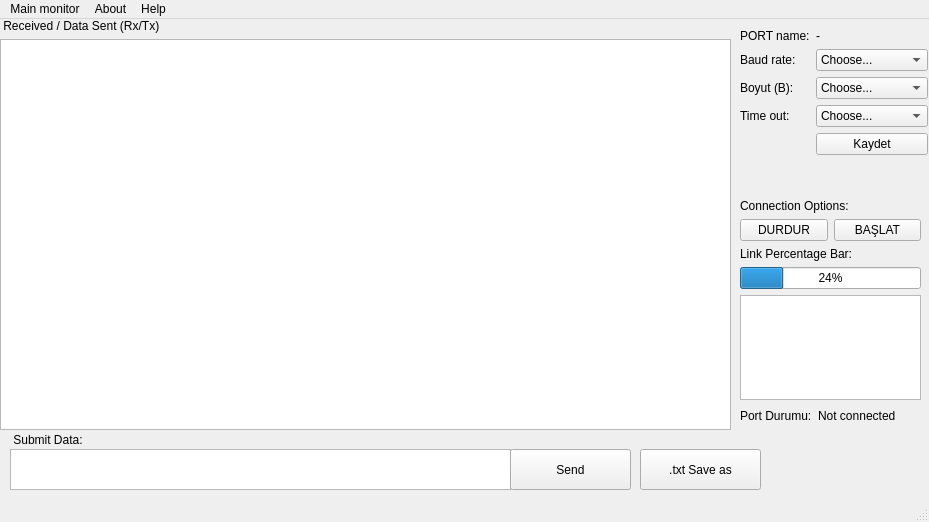
<?xml version="1.0" encoding="UTF-8"?>
<ui version="4.0">
 <class>qt</class>
 <widget class="QMainWindow" name="qt">
  <property name="geometry">
   <rect>
    <x>0</x>
    <y>0</y>
    <width>929</width>
    <height>522</height>
   </rect>
  </property>
  <property name="cursor">
   <cursorShape>ArrowCursor</cursorShape>
  </property>
  <property name="windowTitle">
   <string>PyQT ile Seri haberleşme</string>
  </property>
  <property name="windowIcon">
   <iconset>
    <normaloff>index.jpeg</normaloff>index.jpeg</iconset>
  </property>
  <property name="windowOpacity">
   <double>0.990000000000000</double>
  </property>
  <property name="statusTip">
   <string>Mehmet Cagri Aksoy 2018</string>
  </property>
  <property name="whatsThis">
   <string>Serial Communication Program</string>
  </property>
  <widget class="QWidget" name="centralwidget">
   <widget class="QLabel" name="label">
    <property name="geometry">
     <rect>
      <x>770</x>
      <y>410</y>
      <width>141</width>
      <height>91</height>
     </rect>
    </property>
    <property name="text">
     <string/>
    </property>
    <property name="pixmap">
     <pixmap>index.jpeg</pixmap>
    </property>
    <property name="scaledContents">
     <bool>true</bool>
    </property>
   </widget>
   <widget class="QWidget" name="formLayoutWidget">
    <property name="geometry">
     <rect>
      <x>740</x>
      <y>10</y>
      <width>188</width>
      <height>162</height>
     </rect>
    </property>
    <layout class="QFormLayout" name="formLayout">
     <item row="0" column="0">
      <widget class="QLabel" name="label_2">
       <property name="text">
        <string>PORT name:</string>
       </property>
      </widget>
     </item>
     <item row="1" column="0">
      <widget class="QLabel" name="label_6">
       <property name="text">
        <string>Baud rate:</string>
       </property>
      </widget>
     </item>
     <item row="1" column="1">
      <widget class="QComboBox" name="comboBox_1">
       <item>
        <property name="text">
         <string>Choose...</string>
        </property>
       </item>
       <item>
        <property name="text">
         <string>1200</string>
        </property>
       </item>
       <item>
        <property name="text">
         <string>2400</string>
        </property>
       </item>
       <item>
        <property name="text">
         <string>4800</string>
        </property>
       </item>
       <item>
        <property name="text">
         <string>9600</string>
        </property>
       </item>
       <item>
        <property name="text">
         <string>19200</string>
        </property>
       </item>
       <item>
        <property name="text">
         <string>38400</string>
        </property>
       </item>
       <item>
        <property name="text">
         <string>57600</string>
        </property>
       </item>
       <item>
        <property name="text">
         <string>115200</string>
        </property>
       </item>
      </widget>
     </item>
     <item row="2" column="0">
      <widget class="QLabel" name="label_7">
       <property name="text">
        <string>Boyut (B):</string>
       </property>
      </widget>
     </item>
     <item row="2" column="1">
      <widget class="QComboBox" name="comboBox_2">
       <item>
        <property name="text">
         <string>Choose...</string>
        </property>
       </item>
       <item>
        <property name="text">
         <string>2</string>
        </property>
       </item>
       <item>
        <property name="text">
         <string>4</string>
        </property>
       </item>
       <item>
        <property name="text">
         <string>8</string>
        </property>
       </item>
       <item>
        <property name="text">
         <string>16</string>
        </property>
       </item>
       <item>
        <property name="text">
         <string>32</string>
        </property>
       </item>
       <item>
        <property name="text">
         <string>64</string>
        </property>
       </item>
      </widget>
     </item>
     <item row="0" column="1">
      <widget class="QLabel" name="label_11">
       <property name="text">
        <string>-</string>
       </property>
      </widget>
     </item>
     <item row="4" column="1">
      <widget class="QPushButton" name="pushButton_4">
       <property name="text">
        <string>Kaydet</string>
       </property>
      </widget>
     </item>
     <item row="3" column="1">
      <widget class="QComboBox" name="comboBox">
       <item>
        <property name="text">
         <string>Choose...</string>
        </property>
       </item>
       <item>
        <property name="text">
         <string>0</string>
        </property>
       </item>
       <item>
        <property name="text">
         <string>2</string>
        </property>
       </item>
       <item>
        <property name="text">
         <string>4</string>
        </property>
       </item>
       <item>
        <property name="text">
         <string>6</string>
        </property>
       </item>
       <item>
        <property name="text">
         <string>8</string>
        </property>
       </item>
       <item>
        <property name="text">
         <string>10</string>
        </property>
       </item>
       <item>
        <property name="text">
         <string>15</string>
        </property>
       </item>
       <item>
        <property name="text">
         <string>20</string>
        </property>
       </item>
      </widget>
     </item>
     <item row="3" column="0">
      <widget class="QLabel" name="label_12">
       <property name="text">
        <string>Time out:</string>
       </property>
      </widget>
     </item>
    </layout>
   </widget>
   <widget class="QWidget" name="gridLayoutWidget">
    <property name="geometry">
     <rect>
      <x>0</x>
      <y>0</y>
      <width>731</width>
      <height>411</height>
     </rect>
    </property>
    <layout class="QGridLayout" name="gridLayout">
     <item row="1" column="0">
      <widget class="QLabel" name="label_3">
       <property name="text">
        <string> Received / Data Sent (Rx/Tx)</string>
       </property>
      </widget>
     </item>
     <item row="2" column="0">
      <widget class="QTextEdit" name="textEdit_3"/>
     </item>
    </layout>
   </widget>
   <widget class="QWidget" name="formLayoutWidget_2">
    <property name="geometry">
     <rect>
      <x>740</x>
      <y>390</y>
      <width>171</width>
      <height>21</height>
     </rect>
    </property>
    <layout class="QFormLayout" name="formLayout_2">
     <item row="0" column="0">
      <widget class="QLabel" name="label_4">
       <property name="text">
        <string>Port Durumu:</string>
       </property>
      </widget>
     </item>
     <item row="0" column="1">
      <widget class="QLabel" name="label_5">
       <property name="styleSheet">
        <string notr="true"/>
       </property>
       <property name="text">
        <string>Not connected</string>
       </property>
      </widget>
     </item>
    </layout>
   </widget>
   <widget class="QWidget" name="verticalLayoutWidget">
    <property name="geometry">
     <rect>
      <x>740</x>
      <y>180</y>
      <width>181</width>
      <height>201</height>
     </rect>
    </property>
    <layout class="QVBoxLayout" name="verticalLayout">
     <item>
      <widget class="QLabel" name="label_10">
       <property name="text">
        <string>Connection Options:</string>
       </property>
      </widget>
     </item>
     <item>
      <layout class="QHBoxLayout" name="horizontalLayout_2">
       <item>
        <widget class="QPushButton" name="pushButton_2">
         <property name="text">
          <string>DURDUR</string>
         </property>
        </widget>
       </item>
       <item>
        <widget class="QPushButton" name="pushButton">
         <property name="text">
          <string>BAŞLAT</string>
         </property>
        </widget>
       </item>
      </layout>
     </item>
     <item>
      <widget class="QLabel" name="label_8">
       <property name="text">
        <string>Link Percentage Bar:</string>
       </property>
      </widget>
     </item>
     <item>
      <widget class="QProgressBar" name="progressBar">
       <property name="value">
        <number>24</number>
       </property>
      </widget>
     </item>
     <item>
      <widget class="QTextEdit" name="textEdit"/>
     </item>
    </layout>
   </widget>
   <widget class="QPushButton" name="pushButton_5">
    <property name="geometry">
     <rect>
      <x>640</x>
      <y>430</y>
      <width>121</width>
      <height>41</height>
     </rect>
    </property>
    <property name="text">
     <string>.txt Save as</string>
    </property>
   </widget>
   <widget class="QLabel" name="label_9">
    <property name="geometry">
     <rect>
      <x>10</x>
      <y>405</y>
      <width>451</width>
      <height>31</height>
     </rect>
    </property>
    <property name="text">
     <string> Submit Data:</string>
    </property>
   </widget>
   <widget class="QTextEdit" name="textEdit_2">
    <property name="geometry">
     <rect>
      <x>10</x>
      <y>430</y>
      <width>501</width>
      <height>41</height>
     </rect>
    </property>
   </widget>
   <widget class="QPushButton" name="pushButton_3">
    <property name="geometry">
     <rect>
      <x>510</x>
      <y>430</y>
      <width>121</width>
      <height>41</height>
     </rect>
    </property>
    <property name="text">
     <string>Send</string>
    </property>
   </widget>
  </widget>
  <widget class="QMenuBar" name="menubar">
   <property name="geometry">
    <rect>
     <x>0</x>
     <y>0</y>
     <width>929</width>
     <height>21</height>
    </rect>
   </property>
   <widget class="QMenu" name="menuAna_Ekran">
    <property name="title">
     <string>Main monitor</string>
    </property>
   </widget>
   <widget class="QMenu" name="menu_leti_im">
    <property name="title">
     <string>About</string>
    </property>
   </widget>
   <widget class="QMenu" name="menuYard_m">
    <property name="title">
     <string>Help</string>
    </property>
   </widget>
   <addaction name="menuAna_Ekran"/>
   <addaction name="menu_leti_im"/>
   <addaction name="menuYard_m"/>
  </widget>
  <widget class="QStatusBar" name="statusbar"/>
  <action name="actionAna_Ekran">
   <property name="text">
    <string>Main monitor</string>
   </property>
  </action>
 </widget>
 <resources/>
 <connections/>
</ui>
